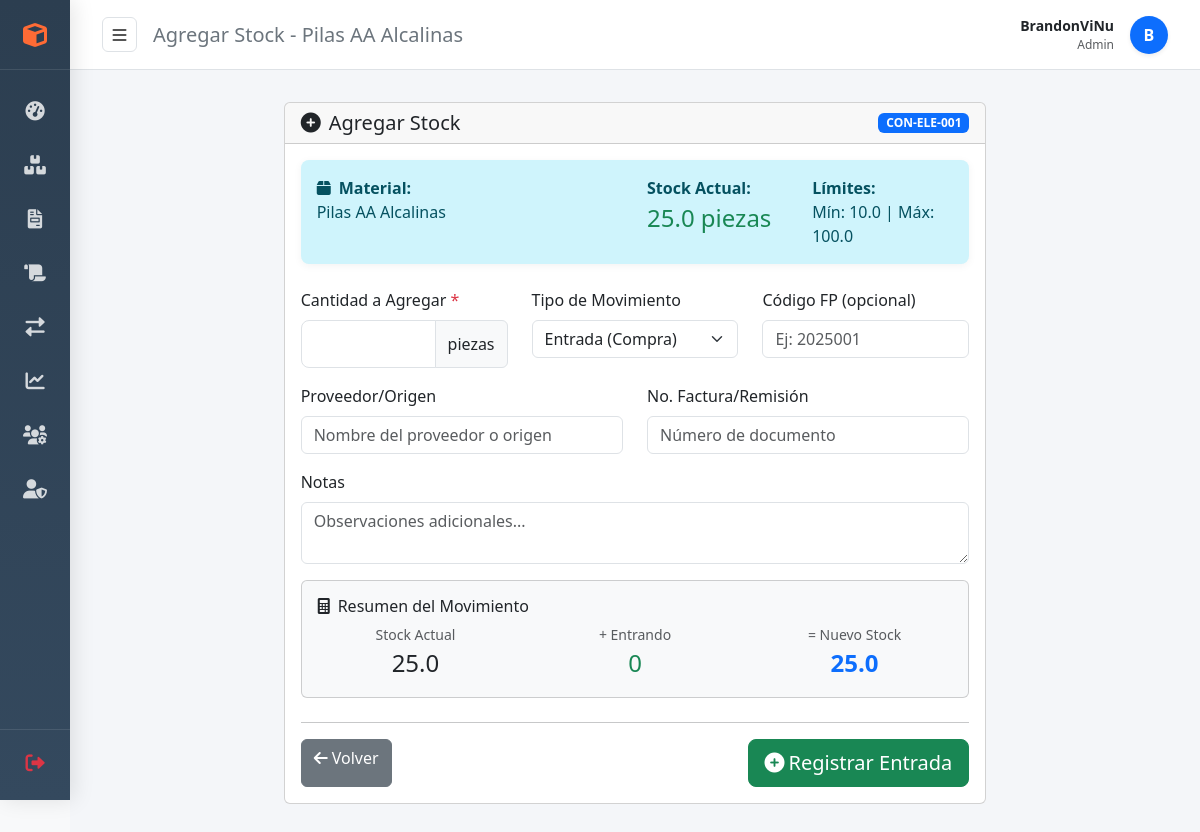
Screenshot of /materials/1/add-stock (signed in) with the database file from the repository.
### models.py (models this page shows, shortened)
class Material(db.Model):
    id = db.Column(db.Integer, primary_key=True)
    code = db.Column(db.String(100), unique=True, nullable=False)
    name = db.Column(db.String(200), nullable=False)
    description = db.Column(db.Text)
    unit = db.Column(db.String(50), nullable=False)
    category = db.Column(db.String(100), nullable=False)
    category_id = db.Column(db.Integer, db.ForeignKey('category.id'), nullable=True)
    unit_id = db.Column(db.Integer, db.ForeignKey('unit.id'), nullable=True)
    current_stock = db.Column(db.Float, default=0)
    min_stock = db.Column(db.Float, default=0)
    max_stock = db.Column(db.Float, default=0)
    unit_cost = db.Column(db.Float, default=0)
    is_fabric_roll = db.Column(db.Boolean, default=False)
    fabric_width = db.Column(db.Float)  # Ancho de tela en cm
    can_recycle = db.Column(db.Boolean, default=False)
    can_reuse = db.Column(db.Boolean, default=True)
    is_recycled = db.Column(db.Boolean, default=False)  # Es material reciclado
    is_pre_recycled = db.Column(db.Boolean, default=False)  # Es material pre-reciclado
    recycled_from_id = db.Column(db.Integer, db.ForeignKey('material.id'), nullable=True)  # Material origen
    created_at = db.Column(db.DateTime, default=datetime.utcnow)
    last_movement = db.Column(db.DateTime)
    is_consumible = db.Column(db.Boolean, default=False)
    category_ref = db.relationship('Category', backref='materials', foreign_keys=[category_id])
    unit_ref = db.relationship('Unit', backref='materials', foreign_keys=[unit_id])
    recycled_from = db.relationship('Material', remote_side=[id], backref='recycled_materials')

class User(UserMixin, db.Model):
    id = db.Column(db.Integer, primary_key=True)
    username = db.Column(db.String(80), unique=True, nullable=False)
    email = db.Column(db.String(120), unique=True, nullable=False)
    password_hash = db.Column(db.String(120), nullable=False)
    role = db.Column(db.String(50), nullable=False, default='requisitador')
    department = db.Column(db.String(100), nullable=True)
    is_leader = db.Column(db.Boolean, default=False)
    is_verified = db.Column(db.Boolean, default=False)
    verified_at = db.Column(db.DateTime)
    created_at = db.Column(db.DateTime, default=datetime.utcnow)

### app.py (the view)
@app.route('/materials/<int:material_id>/add-stock')
@login_required
def add_stock_page(material_id):
    if current_user.role == 'requisitador':
        flash('No tienes permisos para agregar stock.', 'danger')
        return redirect(url_for('materials'))
    """Página para agregar stock a un material"""
    material = Material.query.get_or_404(material_id)
    return render_template('add_stock.html', material=material)

### app.py (called while the page is built, shortened)
@app.context_processor
def inject_globals():
    try:
        active_depts = Department.query.filter_by(is_active=True).order_by(Department.name).all()
        departments = active_depts if active_depts else DEPARTMENTS_STATIC
    except Exception:
        departments = DEPARTMENTS_STATIC
    try:
        categories = Category.query.filter_by(is_active=True).order_by(Category.name).all()
    except:
        categories = []
    try:
        units = Unit.query.filter_by(is_active=True).order_by(Unit.name).all()
    except:
        units = []
    return {
        'moment': datetime,
        'now': datetime.utcnow(),
        'departments': departments,
        'categories': categories,
        'units': units
    }

@login_manager.user_loader
def load_user(user_id):
    return User.query.get(int(user_id))

@app.context_processor
def inject_datetime():
    return {
        'moment': datetime,
        'now': datetime.utcnow()
    }

@app.context_processor
def inject_permissions():
    return dict(has_perm=lambda p: has_perm(current_user, p))

@app.after_request
def cleanup_temp_files(response):
    try:
        upload_folder = app.config['UPLOAD_FOLDER']
        if os.path.exists(upload_folder):
            now = datetime.now()
    except:
        pass
    return response

### templates/add_stock.html (shortened to what this page needs)
{% extends "base.html" %}
{% block page_title %}Agregar Stock - {{ material.name }}{% endblock %}
{% block content %}
<div class="row justify-content-center">
    <div class="col-md-8">
        <div class="card">
            <div class="card-header d-flex justify-content-between align-items-center">
                <h5 class="mb-0">
                    <i class="fas fa-plus-circle me-2"></i>Agregar Stock
                </h5>
                <span class="badge bg-primary">{{ material.code }}</span>
            </div>
            <div class="card-body">
                <div class="alert alert-info mb-4">
                    <div class="row">
                        <div class="col-md-6">
                            <strong><i class="fas fa-box me-2"></i>Material:</strong>
                            <br>{{ material.name }}
                        </div>
                        <div class="col-md-3">
                            <strong>Stock Actual:</strong>
                            <br><span
                                class="fs-4 {% if material.current_stock <= material.min_stock %}text-danger{% else %}text-success{% endif %}">
                                {{ material.current_stock }} {{ material.unit }}
                            </span>
                        </div>
                        <div class="col-md-3">
                            <strong>Límites:</strong>
                            <br>Mín: {{ material.min_stock }} | Máx: {{ material.max_stock }}
                        </div>
                    </div>
                </div>
                <form method="POST" action="{{ url_for('add_stock_api', material_id=material.id) }}" id="addStockForm">
                    <div class="row">
                        <div class="col-md-4 mb-3">
                            <label class="form-label">Cantidad a Agregar <span class="text-danger">*</span></label>
                            <div class="input-group">
                                <input type="number" class="form-control form-control-lg" name="quantity" id="quantity"
                                    step="0.01" min="0.01" required autofocus>
                                <span class="input-group-text">{{ material.unit }}</span>
                            </div>
                        </div>
                        <div class="col-md-4 mb-3">
                            <label class="form-label">Tipo de Movimiento</label>
                            <select class="form-select" name="movement_type" id="movementType">
                                <option value="entrada">Entrada (Compra)</option>
                            </select>
                        </div>
                        <div class="col-md-4 mb-3">
                            <label class="form-label">Código FP (opcional)</label>
                            <input type="text" class="form-control" name="fp_code" placeholder="Ej: 2025001">
                        </div>
                    </div>
                    <div class="row">
                        <div class="col-md-6 mb-3">
                            <label class="form-label">Proveedor/Origen</label>
                            <input type="text" class="form-control" name="proveedor"
                                placeholder="Nombre del proveedor o origen">
                        </div>
                        <div class="col-md-6 mb-3">
                            <label class="form-label">No. Factura/Remisión</label>
                            <input type="text" class="form-control" name="documento" placeholder="Número de documento">
                        </div>
                    </div>
                    <div class="mb-3">
                        <label class="form-label">Notas</label>
                        <textarea class="form-control" name="notes" rows="2"
                            placeholder="Observaciones adicionales..."></textarea>
                    </div>
                    <div class="card bg-light mb-4" id="summaryCard">
                        <div class="card-body">
                            <h6><i class="fas fa-calculator me-2"></i>Resumen del Movimiento</h6>
                            <div class="row text-center">
                                <div class="col-4">
                                    <div class="text-muted small">Stock Actual</div>
                                    <div class="fs-4">{{ material.current_stock }}</div>
                                </div>
                                <div class="col-4">
                                    <div class="text-muted small">+ Entrando</div>
                                    <div class="fs-4 text-success" id="enteringDisplay">0</div>
                                </div>
                                <div class="col-4">
                                    <div class="text-muted small">= Nuevo Stock</div>
                                    <div class="fs-4 text-primary fw-bold" id="newStockDisplay">{{
                                        material.current_stock }}</div>
                                </div>
                            </div>
                        </div>
                    </div>
                    <hr>
                    <div class="d-flex justify-content-between">
                        <a href="{{ url_for('materials') }}" class="btn btn-secondary">
                            <i class="fas fa-arrow-left me-1"></i>Volver
                        </a>
                        <button type="submit" class="btn btn-success btn-lg">
                            <i class="fas fa-plus-circle me-1"></i>Registrar Entrada
                        </button>
                    </div>
                </form>
            </div>
        </div>
    </div>
</div>
{% endblock %}

### templates/base.html (shortened to what this page needs)
<!DOCTYPE html>
<html lang="es">
<head>
    <link href="https://cdn.jsdelivr.net/npm/bootstrap@5.3.0/dist/css/bootstrap.min.css" rel="stylesheet">
    <link href="https://cdnjs.cloudflare.com/ajax/libs/font-awesome/6.0.0/css/all.min.css" rel="stylesheet">
</head>
<body>
    {% if current_user.is_authenticated %}
    <div class="sidebar" id="sidebar">
        <div class="logo">
            <div class="logo-icon">
                <i class="fas fa-cube"></i>
            </div>
        </div>
        <div class="nav-group">
            <a class="nav-link" href="{{ url_for('dashboard') }}" title="Dashboard">
                <i class="fas fa-tachometer-alt"></i><span>Dashboard</span>
            </a>
            <a class="nav-link" href="{{ url_for('materials') }}" title="Materiales">
                <i class="fas fa-boxes"></i><span>Materiales</span>
            </a>
            <a class="nav-link" href="{{ url_for('requests') }}" title="Requisiciones">
                <i class="fas fa-file-invoice"></i><span>Requisiciones</span>
            </a>
            <a class="nav-link" href="{{ url_for('fabric_rolls') }}" title="Rollos de Tela">
                <i class="fas fa-scroll"></i><span>Rollos de Tela</span>
            </a>
            <a class="nav-link" href="{{ url_for('stock_movements') }}" title="Movimientos">
                <i class="fas fa-exchange-alt"></i><span>Movimientos</span>
            </a>
            {% if current_user.role != 'requisitador' %}
            <a class="nav-link" href="{{ url_for('reports') }}" title="Reportes">
                <i class="fas fa-chart-line"></i><span>Reportes</span>
            </a>
            {% endif %}
            {% if current_user.is_leader %}
            <a class="nav-link" href="{{ url_for('leader_dashboard') }}" title="Panel Líder">
                <i class="fas fa-users-cog"></i><span>Panel Líder</span>
            </a>
            {% endif %}
            {% if current_user.role == 'admin' %}
            <a class="nav-link {{ 'active' if request.path.startswith('/admin/users-and-codes') else '' }}"
                href="{{ url_for('admin_users_and_codes') }}" title="Usuarios & Códigos">
                <i class="fas fa-user-shield"></i><span>Usuarios & Códigos</span>
            </a>
            {% endif %}
        </div>
        <div class="sidebar-footer">
            <a class="nav-link" href="{{ url_for('logout') }}" title="Cerrar Sesión">
                <i class="fas fa-sign-out-alt text-danger"></i><span>Cerrar Sesión</span>
            </a>
        </div>
    </div>
    <div class="main-content" id="mainContent">
        <div class="top-navbar">
            <div class="d-flex align-items-center">
                <button class="toggle-btn me-3" id="toggleSidebar">
                    <i class="fas fa-bars"></i>
                </button>
                <h5 class="mb-0 text-secondary">{% block page_title %}Dashboard{% endblock %}</h5>
            </div>
            <div class="ms-auto user-menu">
                <div class="text-end d-none d-md-block">
                    <div class="fw-bold small mb-0">{{ current_user.username }}</div>
                    <div class="text-muted small" style="font-size: 0.75rem;">{{ current_user.role|title }}</div>
                </div>
                <div class="rounded-circle bg-primary text-white d-flex align-items-center justify-content-center fw-bold shadow-sm"
                    style="width: 38px; height: 38px;">
                    {{ current_user.username[0].upper() }}
                </div>
            </div>
        </div>
        <div class="content-area">
            {% block content %}{% endblock %}
        </div>
    </div>
    {% else %}
    {% block login_content %}{% endblock %}
    {% endif %}
</body>
</html>

### templates/base.html (style rules this page uses)
:root { --primary-color: #ff6b35; --primary-dark: #e55a2b; --primary-light: #ff8554; --secondary-color: #ff9558; --accent-color: #ffc93c; --success-color: #27ae60; --warning-color: #f39c12; --danger-color: #e74c3c; --dark-bg: #2c2c2c; --light-bg: #f8f9fa; --sidebar-width: 280px; --sidebar-collapsed: 70px; }
* { margin: 0; padding: 0; box-sizing: border-box; }
body { font-family: 'Segoe UI', Tahoma, Geneva, Verdana, sans-serif; background-color: var(--light-bg); overflow-x: hidden; }
.sidebar { position: fixed; top: 0; left: 0; height: 100vh; width: var(--sidebar-collapsed); background: linear-gradient(180deg, #2c3e50 0%, #34495e 100%); color: white; z-index: 1000; transition: width 0.3s cubic-bezier(0.4, 0, 0.2, 1); box-shadow: 4px 0 20px rgba(0, 0, 0, 0.1); display: flex; flex-direction: column; overflow-x: hidden; }
.sidebar .logo { height: 70px; min-height: 70px; display: flex; align-items: center; border-bottom: 1px solid rgba(255, 255, 255, 0.1); padding: 0; overflow: hidden; white-space: nowrap; }
.sidebar .logo-icon { width: var(--sidebar-collapsed); min-width: var(--sidebar-collapsed); display: flex; justify-content: center; align-items: center; font-size: 1.5rem; color: var(--primary-color); }
.sidebar .nav-group { flex: 1; overflow-y: auto; overflow-x: hidden; padding-top: 1rem; }
.sidebar .nav-link { display: flex; align-items: center; color: rgba(255, 255, 255, 0.8); height: 50px; text-decoration: none; transition: all 0.2s; position: relative; white-space: nowrap; margin-bottom: 4px; }
.sidebar .nav-link i { width: var(--sidebar-collapsed); min-width: var(--sidebar-collapsed); display: flex; justify-content: center; align-items: center; font-size: 1.2rem; transition: transform 0.2s; }
.sidebar-footer { border-top: 1px solid rgba(255, 255, 255, 0.1); padding: 0.5rem 0; }
.main-content { margin-left: var(--sidebar-collapsed); min-height: 100vh; transition: margin-left 0.3s cubic-bezier(0.4, 0, 0.2, 1); background-color: #f4f6f9; display: flex; flex-direction: column; }
.top-navbar { height: 70px; background: white; border-bottom: 1px solid #dee2e6; display: flex; align-items: center; padding: 0 2rem; position: sticky; top: 0; z-index: 900; }
.toggle-btn { background: transparent; border: 1px solid #dee2e6; color: #555; width: 35px; height: 35px; border-radius: 6px; display: flex; align-items: center; justify-content: center; cursor: pointer; transition: all 0.2s; }
.content-area { padding: 2rem; flex: 1; }
.alert { border: none; box-shadow: 0 2px 8px rgba(0, 0, 0, 0.05); border-radius: 8px; }
.user-menu { display: flex; align-items: center; gap: 1rem; }

### rows the page displays
Material: name "Pilas AA Alcalinas", code "CON-ELE-001", current_stock "25.0", unit "piezas", min_stock "10.0", max_stock "100.0"
User: username "BrandonViNu", role "Admin", username "B"
